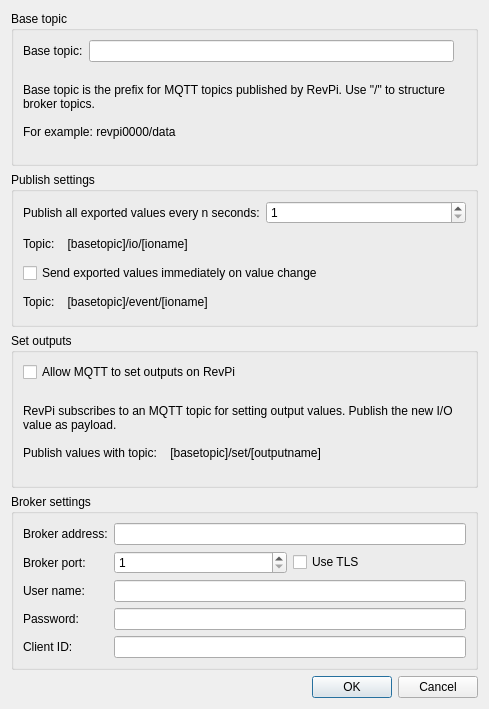
<?xml version="1.0" encoding="UTF-8"?>
<ui version="4.0">
 <class>diag_mqtt</class>
 <widget class="QDialog" name="diag_mqtt">
  <property name="geometry">
   <rect>
    <x>0</x>
    <y>0</y>
    <width>489</width>
    <height>709</height>
   </rect>
  </property>
  <property name="windowTitle">
   <string>MQTT settings</string>
  </property>
  <layout class="QVBoxLayout" name="verticalLayout">
   <item>
    <widget class="QGroupBox" name="gb_basetopic">
     <property name="title">
      <string>Base topic</string>
     </property>
     <layout class="QGridLayout" name="gridLayout">
      <item row="1" column="0" colspan="4">
       <widget class="QLabel" name="lbl_basetopic_description">
        <property name="maximumSize">
         <size>
          <width>450</width>
          <height>16777215</height>
         </size>
        </property>
        <property name="text">
         <string>Base topic is the prefix for MQTT topics published by RevPi. Use "/" to structure broker topics.

For example: revpi0000/data</string>
        </property>
        <property name="wordWrap">
         <bool>true</bool>
        </property>
       </widget>
      </item>
      <item row="0" column="0">
       <widget class="QLabel" name="lbl_basetopic">
        <property name="text">
         <string>Base topic:</string>
        </property>
       </widget>
      </item>
      <item row="0" column="1">
       <widget class="QLineEdit" name="txt_basetopic"/>
      </item>
     </layout>
    </widget>
   </item>
   <item>
    <widget class="QGroupBox" name="gb_send_on_event">
     <property name="title">
      <string>Publish settings</string>
     </property>
     <layout class="QGridLayout" name="gridLayout_2">
      <item row="0" column="0">
       <widget class="QLabel" name="lbl_sendinterval">
        <property name="text">
         <string>Publish all exported values every n seconds:</string>
        </property>
       </widget>
      </item>
      <item row="0" column="1">
       <widget class="QSpinBox" name="sbx_sendinterval">
        <property name="minimum">
         <number>1</number>
        </property>
        <property name="maximum">
         <number>21600</number>
        </property>
       </widget>
      </item>
      <item row="1" column="0" colspan="2">
       <widget class="QLabel" name="lbl_topic_io">
        <property name="text">
         <string>Topic:    [basetopic]/io/[ioname]</string>
        </property>
       </widget>
      </item>
      <item row="2" column="0" colspan="2">
       <widget class="QCheckBox" name="cbx_send_on_event">
        <property name="text">
         <string>Send exported values immediately on value change</string>
        </property>
       </widget>
      </item>
      <item row="3" column="0" colspan="2">
       <widget class="QLabel" name="lbl_topic_event">
        <property name="text">
         <string>Topic:    [basetopic]/event/[ioname]</string>
        </property>
       </widget>
      </item>
     </layout>
    </widget>
   </item>
   <item>
    <widget class="QGroupBox" name="gb_write_outputs">
     <property name="title">
      <string>Set outputs</string>
     </property>
     <layout class="QGridLayout" name="gridLayout_3">
      <item row="1" column="0">
       <widget class="QLabel" name="lbl_write_outputs">
        <property name="maximumSize">
         <size>
          <width>450</width>
          <height>16777215</height>
         </size>
        </property>
        <property name="text">
         <string>RevPi subscribes to an MQTT topic for setting output values. Publish the new I/O value as payload.

Publish values with topic:    [basetopic]/set/[outputname]</string>
        </property>
        <property name="wordWrap">
         <bool>true</bool>
        </property>
       </widget>
      </item>
      <item row="0" column="0">
       <widget class="QCheckBox" name="cbx_write_outputs">
        <property name="text">
         <string>Allow MQTT to set outputs on RevPi</string>
        </property>
       </widget>
      </item>
     </layout>
    </widget>
   </item>
   <item>
    <widget class="QGroupBox" name="gb_broker">
     <property name="title">
      <string>Broker settings</string>
     </property>
     <layout class="QFormLayout" name="formLayout">
      <item row="0" column="0">
       <widget class="QLabel" name="lbl_broker_address">
        <property name="text">
         <string>Broker address:</string>
        </property>
       </widget>
      </item>
      <item row="0" column="1">
       <widget class="QLineEdit" name="txt_broker_address"/>
      </item>
      <item row="1" column="0">
       <widget class="QLabel" name="lbl_port">
        <property name="text">
         <string>Broker port:</string>
        </property>
       </widget>
      </item>
      <item row="2" column="0">
       <widget class="QLabel" name="lbl_username">
        <property name="text">
         <string>User name:</string>
        </property>
       </widget>
      </item>
      <item row="3" column="0">
       <widget class="QLabel" name="lbl_password">
        <property name="text">
         <string>Password:</string>
        </property>
       </widget>
      </item>
      <item row="4" column="0">
       <widget class="QLabel" name="lbl_client_id">
        <property name="text">
         <string>Client ID:</string>
        </property>
       </widget>
      </item>
      <item row="2" column="1">
       <widget class="QLineEdit" name="txt_username"/>
      </item>
      <item row="3" column="1">
       <widget class="QLineEdit" name="txt_password"/>
      </item>
      <item row="4" column="1">
       <widget class="QLineEdit" name="txt_client_id"/>
      </item>
      <item row="1" column="1">
       <layout class="QHBoxLayout" name="horizontalLayout">
        <item>
         <widget class="QSpinBox" name="sbx_port">
          <property name="minimum">
           <number>1</number>
          </property>
          <property name="maximum">
           <number>65535</number>
          </property>
         </widget>
        </item>
        <item>
         <widget class="QCheckBox" name="cbx_tls_set">
          <property name="text">
           <string>Use TLS</string>
          </property>
         </widget>
        </item>
       </layout>
      </item>
     </layout>
    </widget>
   </item>
   <item>
    <widget class="QDialogButtonBox" name="btn_box">
     <property name="orientation">
      <enum>Qt::Horizontal</enum>
     </property>
     <property name="standardButtons">
      <set>QDialogButtonBox::Cancel|QDialogButtonBox::Ok</set>
     </property>
    </widget>
   </item>
  </layout>
 </widget>
 <resources/>
 <connections>
  <connection>
   <sender>btn_box</sender>
   <signal>accepted()</signal>
   <receiver>diag_mqtt</receiver>
   <slot>accept()</slot>
   <hints>
    <hint type="sourcelabel">
     <x>248</x>
     <y>254</y>
    </hint>
    <hint type="destinationlabel">
     <x>157</x>
     <y>274</y>
    </hint>
   </hints>
  </connection>
  <connection>
   <sender>btn_box</sender>
   <signal>rejected()</signal>
   <receiver>diag_mqtt</receiver>
   <slot>reject()</slot>
   <hints>
    <hint type="sourcelabel">
     <x>316</x>
     <y>260</y>
    </hint>
    <hint type="destinationlabel">
     <x>286</x>
     <y>274</y>
    </hint>
   </hints>
  </connection>
 </connections>
</ui>
